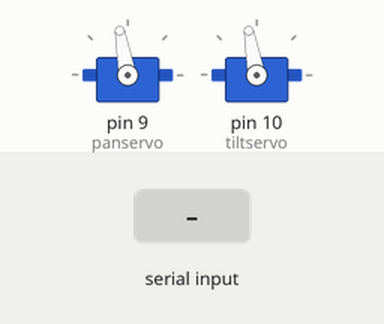
This sketch was run on a simulated Arduino Uno, built with avr-gcc and run on an emulated ATmega328P. Parts: 2 × servo. The inputs (shaded band) are chosen by the test bench.

Above: at 1.2 s.
1.3 s: "p" received over Serial
At 1.45 s:
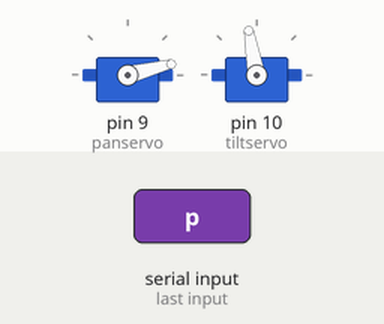
At 7.6 s:
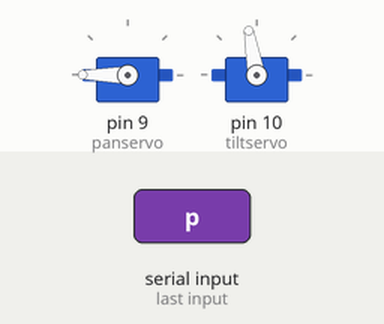
Timing chart, 0 to 13.3 s (numbered marks = the images above; inputs shaded):
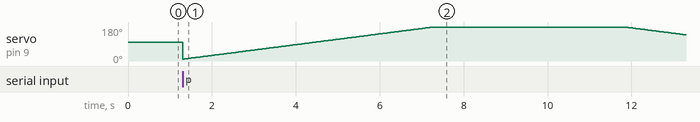

The sketch:

PanTiltSystem.ino
```cpp
#include <Servo.h>

Servo panservo;
Servo tiltservo;

const int maxpan = 245;
const int minpan = 10;
const int maxtilt = 150;
const int mintilt = 45;

int pan = 100;
int tilt = 100;

void setup() {
panservo.attach(9);
tiltservo.attach(10);
panservo.write(pan);
tiltservo.write(tilt);

Serial.begin(115200);
}

void loop() {
if(Serial.available() > 0){
  int input = Serial.read();

  if(input == 'a'){
    if((pan + 5) < maxpan) pan +=5;
    }

  if(input == 'd'){
    if((pan - 5) > minpan) pan -=5;
    }

  if(input == 's'){
    if((tilt + 5) < maxtilt) tilt +=5;
    }

  if(input == 'w'){
    if((tilt - 5) > mintilt) tilt -=5;
    }

  if(input == 'p'){
    for(int i = minpan ; i < maxpan ; i++){
      panservo.write(i);
      delay(35);
      }
    for(int i = maxpan ; i > minpan ; i--){
      panservo.write(i);
      delay(35);
      }
  }
  panservo.write(pan);
  tiltservo.write(tilt);
  Serial.println("pan:" + (String)pan + " tilt: " + (String)tilt);
}
}
```
